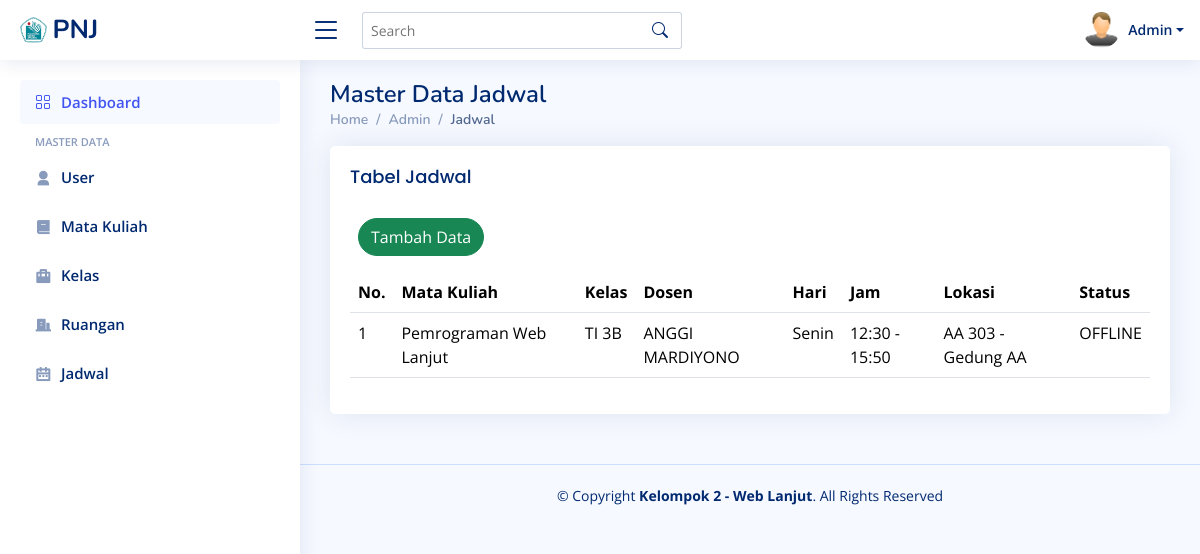
Page /Admin/jadwal/index.php (signed in) on the committed database.
### tables this page shows
CREATE TABLE `jadwal` (
  `ID_jadwal` int(20) NOT NULL,
  `ID_dosenMatkul` int(20) NOT NULL,
  `ID_ruangan` varchar(255) NOT NULL,
  `Hari` varchar(255) NOT NULL,
  `Waktu` varchar(255) NOT NULL,
  `Status` varchar(255) NOT NULL
);

CREATE TABLE `dosenmatkul` (
  `ID` int(20) NOT NULL,
  `NIP` varchar(255) NOT NULL,
  `ID_matkul` varchar(255) NOT NULL,
  `ID_kelas` varchar(255) NOT NULL
);

CREATE TABLE `matkul` (
  `ID_matkul` varchar(255) NOT NULL,
  `Nama` varchar(255) NOT NULL
);

CREATE TABLE `kelas` (
  `ID_kelas` int(11) NOT NULL,
  `Nama` varchar(255) NOT NULL
);

CREATE TABLE `dosen` (
  `NIP` varchar(255) NOT NULL,
  `Email` varchar(255) NOT NULL,
  `Nama` varchar(255) NOT NULL,
  `JenisKel` varchar(255) NOT NULL,
  `Telp` varchar(255) NOT NULL
);

CREATE TABLE `ruangan` (
  `ID_ruangan` varchar(255) NOT NULL,
  `Nama` varchar(255) NOT NULL,
  `Jenis` varchar(255) NOT NULL,
  `Lokasi` varchar(255) NOT NULL,
  `Kapasitas` int(20) NOT NULL
);

### Admin/jadwal/index.php (the view, shortened to what this page needs)
<?php
include '../dashboard/atas.php';
include '../../koneksi.php';
$query = "SELECT jadwal.*, dosenMatkul.ID AS ID_dosmat, ruangan.nama As Nama, ruangan.lokasi As Lokasi FROM jadwal
INNER JOIN dosenMatkul ON dosenmatkul.ID = jadwal.ID_dosenMatkul
INNER JOIN ruangan ON ruangan.ID_ruangan = jadwal.ID_ruangan";
$hasil = mysqli_query($conn, $query);
$i = 1;
?>
<div class="pagetitle">
  <h1>Master Data Jadwal</h1>
  <nav>
    <ol class="breadcrumb">
      <li class="breadcrumb-item"><a href="index.html">Home</a></li>
      <li class="breadcrumb-item">Admin</li>
      <li class="breadcrumb-item active">Jadwal</li>
    </ol>
  </nav>
</div>
<section class="section dashboard">
  <div class="row">
    <div class="col-lg">
      <div class="card">
        <div class="card-body">
          <h2 class="card-title">Tabel Jadwal</h2>
          <div class="d-flex my-3">
            <a href="http://localhost/webprouas/admin/jadwal/tambah.php">
              <button type="button" class="btn btn-success rounded-pill ms-2">
                Tambah Data
              </button>
            </a>
          </div>
          <table class="table datatable">
            <thead>
              <tr>
                <th>No.</th>
                <th>Mata Kuliah</th>
                <th>Kelas</th>
                <th>Dosen</th>
                <th>Hari</th>
                <th>Jam</th>
                <th>Lokasi</th>
                <th>Status</th>
              </tr>
            </thead>
            <tbody>
              <?php while ($data = mysqli_fetch_array($hasil)) { ?>
                <tr>
                  <td><?php echo $i++ ?></td>
                  <?php
                  $id_dosmat = $data['ID_dosmat'];
                  $query = "SELECT dosenmatkul.ID AS ID, dosen.Nama AS NamaDosen, matkul.Nama AS Matkul, kelas.Nama AS Kelas FROM dosenmatkul
                  INNER JOIN dosen ON dosenmatkul.NIP = dosen.NIP
                  INNER JOIN matkul ON dosenmatkul.ID_matkul = matkul.ID_matkul
                  INNER JOIN kelas ON dosenmatkul.ID_kelas = kelas.ID_kelas WHERE dosenmatkul.ID = '$id_dosmat'";
                  $hasil = mysqli_query($conn, $query);
                  while ($dosmat = mysqli_fetch_array($hasil)) {
                  ?>
                    <td><?php echo $dosmat['Matkul'] ?></td>
                    <td><?php echo $dosmat['Kelas'] ?></td>
                    <td><?php echo $dosmat['NamaDosen'] ?></td>
                  <?php } ?>
                  <td><?php echo $data['Hari'] ?></td>
                  <td><?php echo $data['Waktu'] ?></td>
                  <td><?php echo $data['Nama'] . ' - ' . $data['Lokasi'] ?></td>
                  <td><?php echo $data['Status'] ?></td>
                </tr>
              <?php } ?>
            </tbody>
          </table>
        </div>
      </div>
    </div>
  </div>
</section>
<?php
include '../dashboard/bawah.php';
?>

### dashboard/assets/css/style.css (style rules this page uses)
:root { scroll-behavior: smooth; }
body { font-family: "Open Sans", sans-serif; background: #f6f9ff; color: #444444; }
a { color: #4154f1; text-decoration: none; }
h1, h2, h3, h4, h5, h6 { font-family: "Nunito", sans-serif; }
.pagetitle { margin-bottom: 10px; }
.pagetitle h1 { font-size: 24px; margin-bottom: 0; font-weight: 600; color: #012970; }
.card { margin-bottom: 30px; border: none; border-radius: 5px; box-shadow: 0px 0 30px rgba(1, 41, 112, 0.1); }
.card-title { padding: 20px 0 15px 0; font-size: 18px; font-weight: 500; color: #012970; font-family: "Poppins", sans-serif; }
.card-body { padding: 0 20px 20px 20px; }
.breadcrumb { font-size: 14px; font-family: "Nunito", sans-serif; color: #899bbd; font-weight: 600; }
.breadcrumb a { color: #899bbd; transition: 0.3s; }
.breadcrumb .breadcrumb-item::before { color: #899bbd; }
.breadcrumb .active { color: #51678f; font-weight: 600; }

### Admin/dashboard/atas.php (style rules this page uses)
.card-body { overflow-x: auto; }

### rows in the picture
jadwal: Hari "Senin", Waktu "12:30 - 15:50", ID_ruangan.Nama "AA 303", ID_ruangan.Lokasi "Gedung AA", Status "OFFLINE"
dosenmatkul: ID_matkul.Nama "Pemrograman Web Lanjut", ID_kelas.Nama "TI 3B", dosen.Nama "ANGGI MARDIYONO"

### other values in the picture
$nama "Admin"
